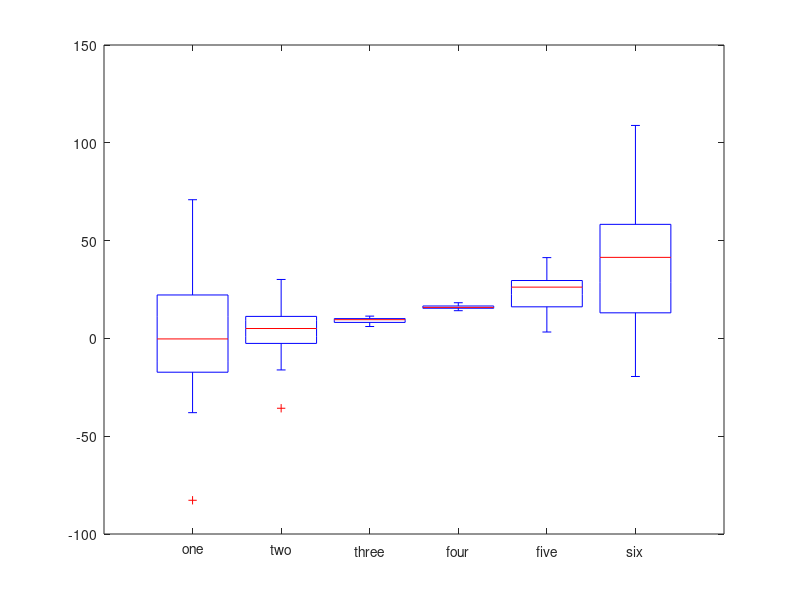
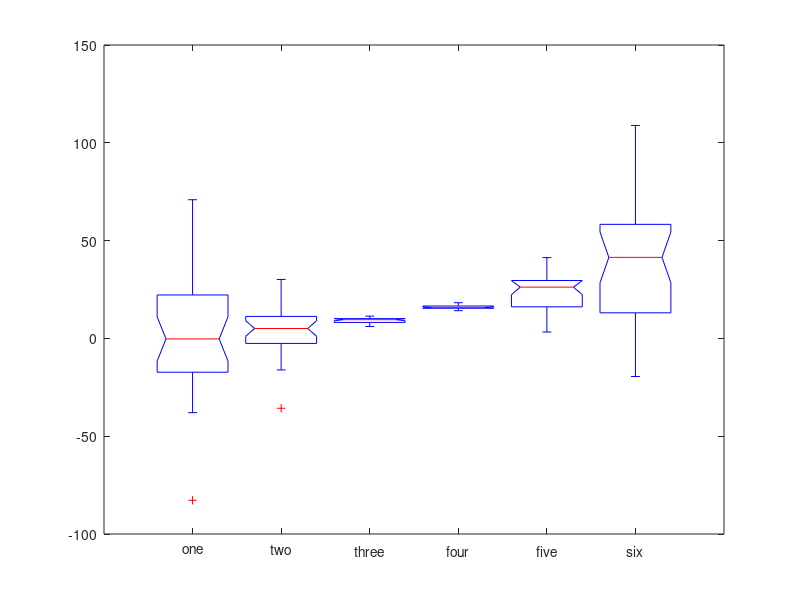

These charts were generated, in order, by the following MATLAB code:
%%
%   COURSE: Master statistics and machine learning: intuition, math, code
%      URL: udemy.com/course/statsml_x/?couponCode=202304 
% 
%  SECTION: Visualizing data
%    VIDEO: Box-and-whisker plots
% 
%  TEACHER: Mike X Cohen, sincxpress.com
%

%%

% a clear MATLAB workspace is a clear mental workspace
close all; clear
pkg load statistics % load Octave stats package

%% create data for the plot

% data sizes
m = 30; % rows
n =  6; % columns

% generate data
data = bsxfun(@times,30*randn(m,n),linspace(-1,1,n).^2);
data = bsxfun(@plus,data,(1:n).^2);

%% show it!

figure(1), clf

boxplot(data)

boxplot(data)
set(gca,'xtick',1:6,'xticklabel',{'one';'two';'three';'four';'five';'six'})

%% alternative: data in a single column, grouped by a separate variable

dataVect = data(:);
dataGrouping = ceil(linspace(eps,n,m*n));

figure(2), clf
boxplot(dataVect,dataGrouping,'notch','on','labels',{'one';'two';'three';'four';'five';'six'})

% for horizontal orientation
%boxplot(dataVect,dataGrouping,'notch','on','labels',{'one';'two';'three';'four';'five';'six'},'orientation','horizontal')

%% done.
